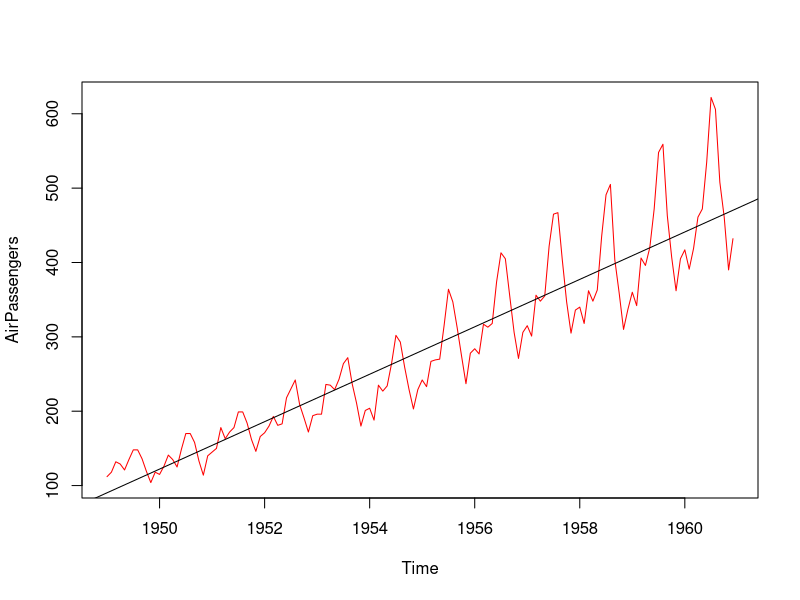
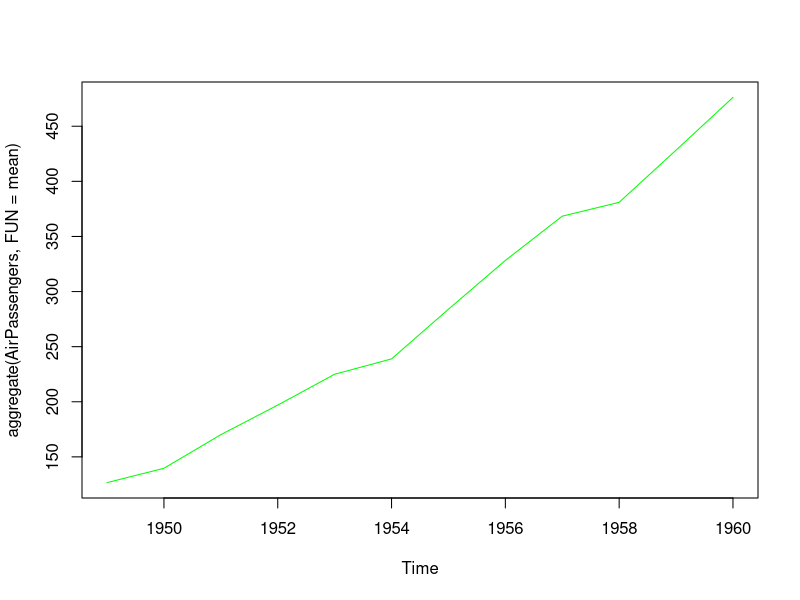
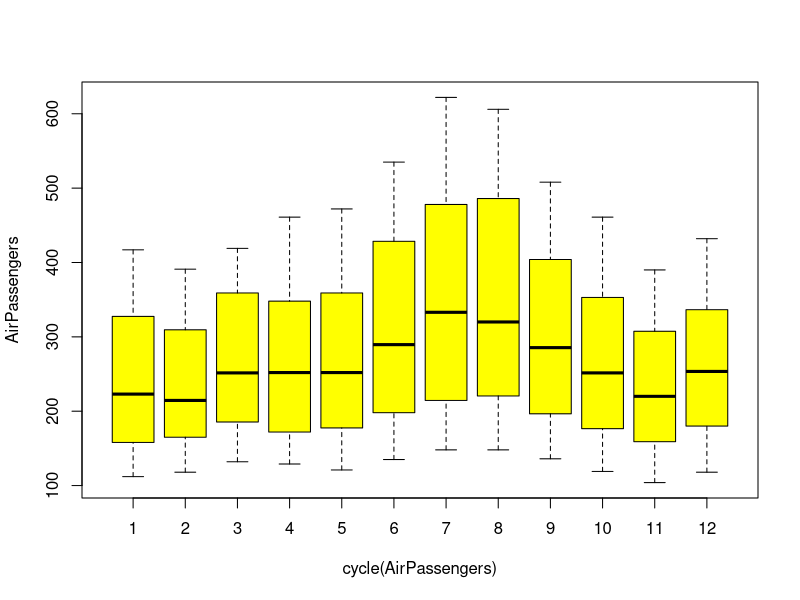
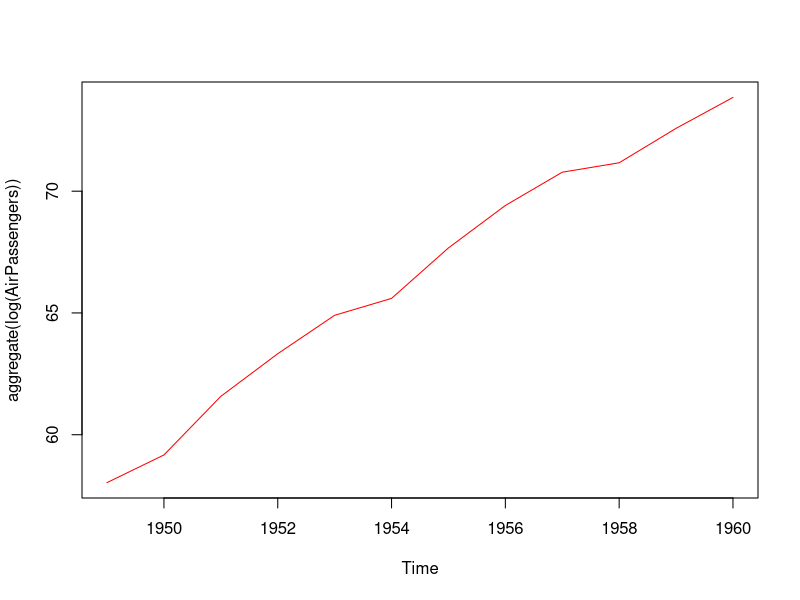
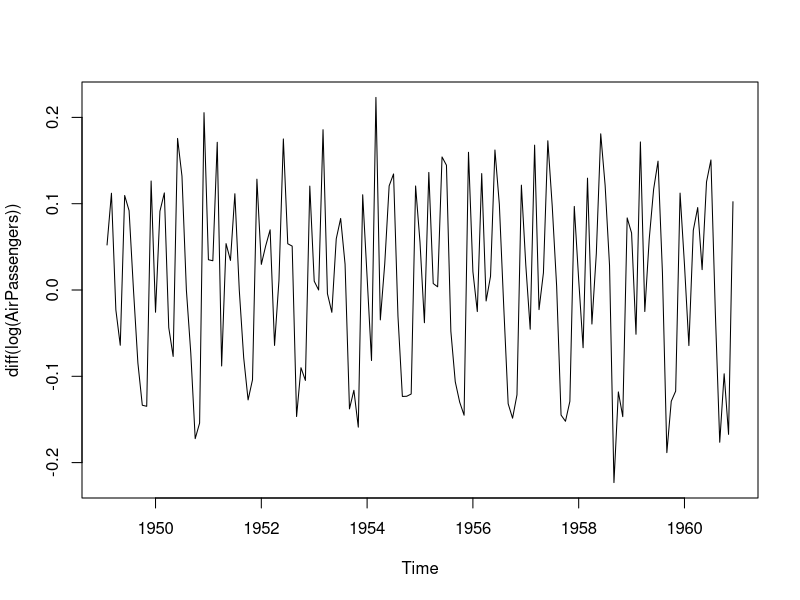
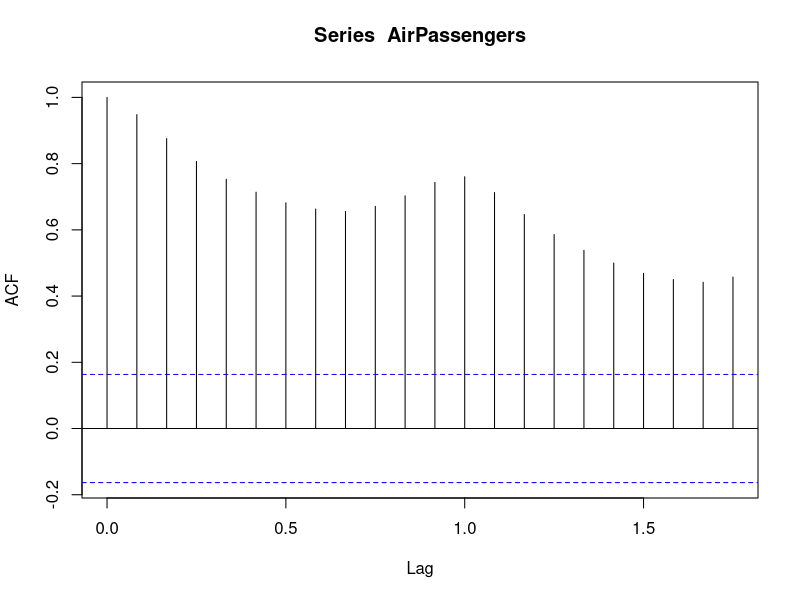
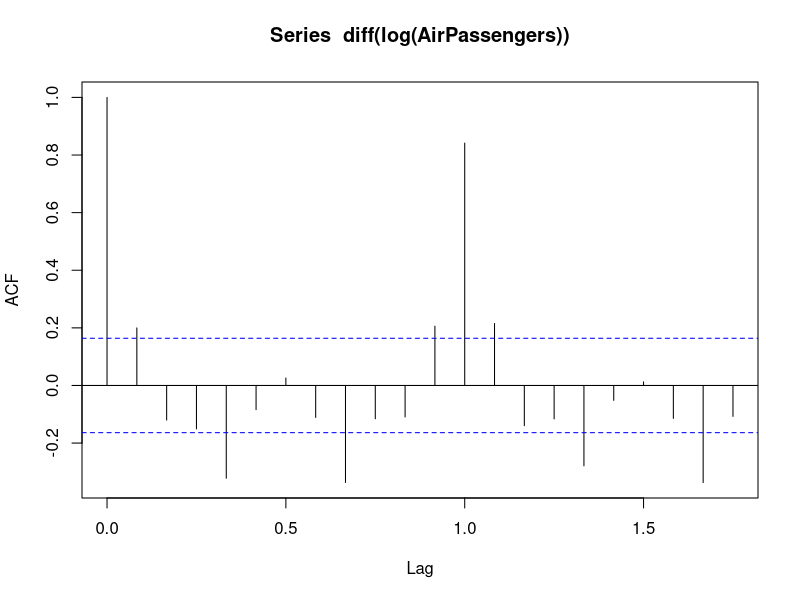
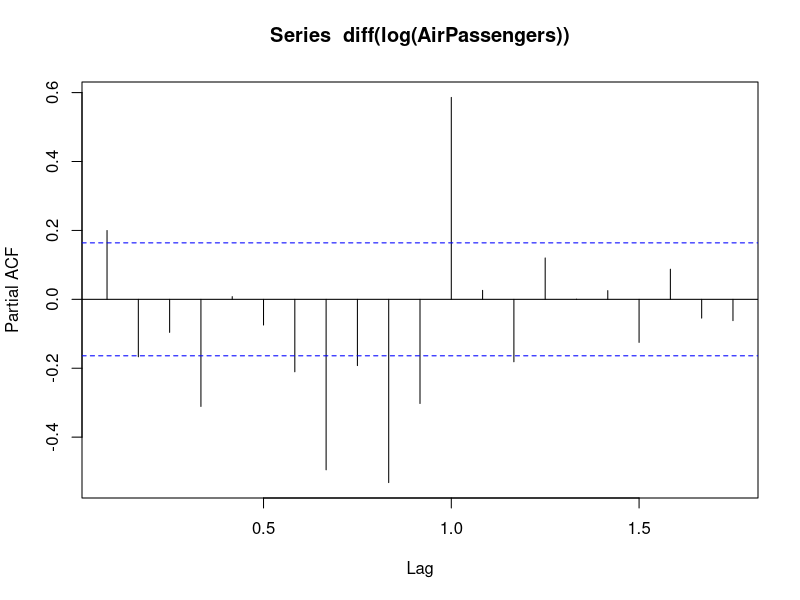

The R source for these figures, in order:
# Data Import
data("AirPassengers")
# This data in Time series format mentioned as Time-series
View(AirPassengers)

# This is start of dataset as from Jan 1949
start(AirPassengers)

# This is end of dataset 
end(AirPassengers)

# This is frequency of dataset
frequency(AirPassengers)

# The cycle of this time series is 12 month
summary(AirPassengers)

# detail Matrics
# The number of passengers are distributed this will plot the time series
plot(AirPassengers, col="red")

# This will fit a Regression LIne for AR=Auto Regression
abline(reg = lm(AirPassengers ~ time(AirPassengers)))

# MOre operation on data set

cycle(AirPassengers)

# this will aggregate the cycle and display a year
plot(aggregate(AirPassengers,FUN = mean), col="green")

# This box plot across the month give us sense of seasonal pattern 
boxplot(AirPassengers ~ cycle(AirPassengers), col= 'Yellow')

## boxplot Inferences
# in mnth of June - August seasonality efect can easily idenify
# n become larger in AR model



plot(aggregate(log(AirPassengers) ), col='red')
install.packages('tseries')
library(tseries)

# Augmented Dickey-Fuller Test
adf.test(diff((AirPassengers)), alternative = 'stationary', k=0)
adf.test(diff(log(AirPassengers)), alternative = 'stationary', k=0)

# we know that we need to adress two issues before we test stationary series
# we need to remove unequal variance, we do using log of the series
# we need t adress the trend components
plot(diff(log(AirPassengers)))

library(tseries)
adf.test(diff(log(AirPassengers)), alternative = c("stationary","explosive"),k=0)

# Next step is to find right parameter to be used in ARIMA Model
# We already know the 'd' component is 1 as we need 1 difference 
# we do this using coorelation plot

# AR I MA
acf(AirPassengers)

acf(diff(log(AirPassengers)))   # Determine the value of q
pacf(diff(log(AirPassengers)))   # Determine the value of p
plot(diff(log(AirPassengers)))




# Let us fit an ARIMA Model and predcit future for 10 Years
#c(p,q,d)

fit <- arima(log(AirPassengers),c(0,1,1),seasonal = list(order=c(0,1,1),period=12))
pred <- predict(fit, n.head = 10*12)
ts.plot(AirPassengers, 2.718^pred$pred , log='y', lty = c(1,3))


#Testing our Model

datawide <- ts(AirPassengers, frequency = 12 , start = c(1949,1), end = c(1959,12))
